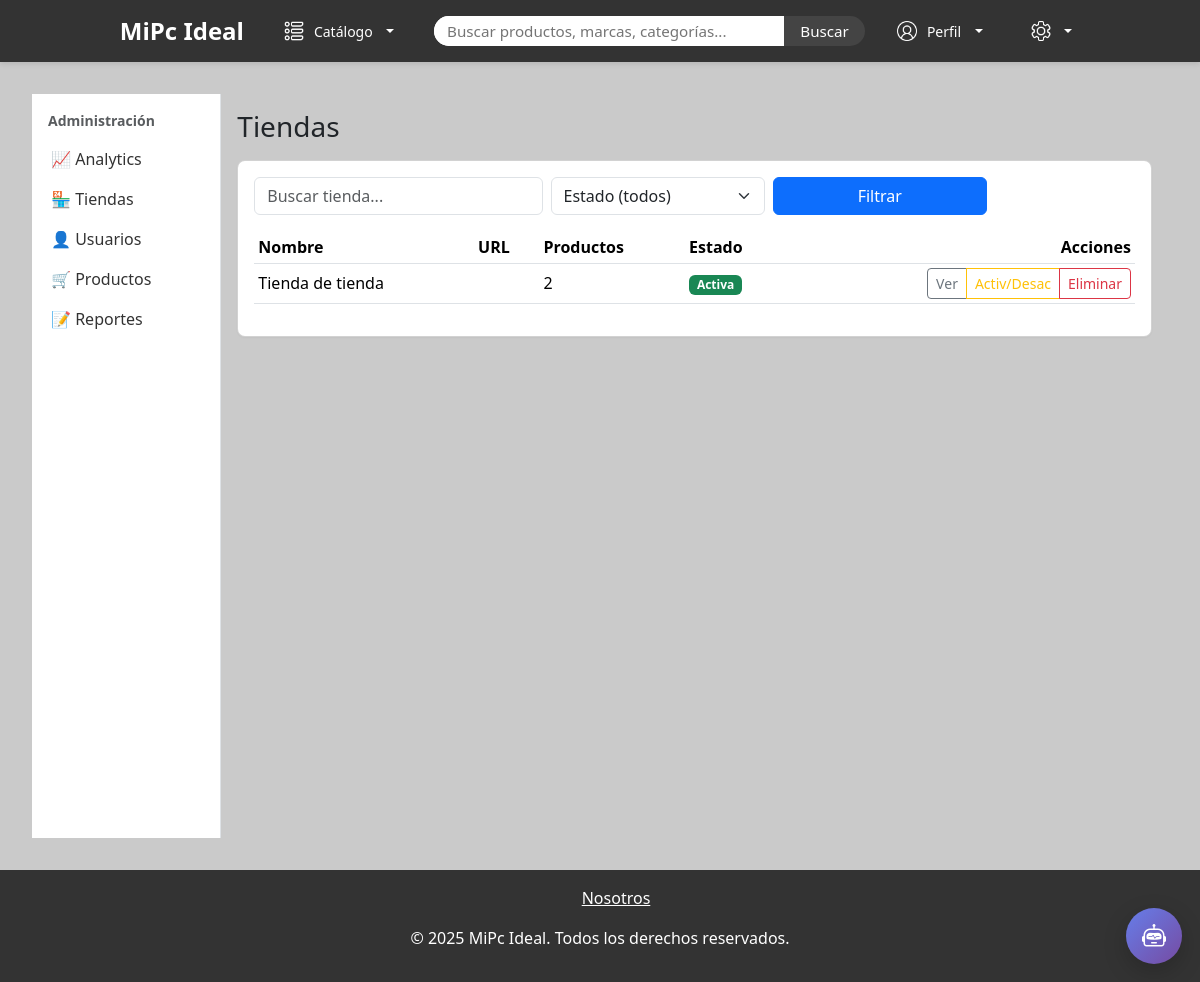
Before: /admin-panel/tiendas/ (signed in) with the older database file.
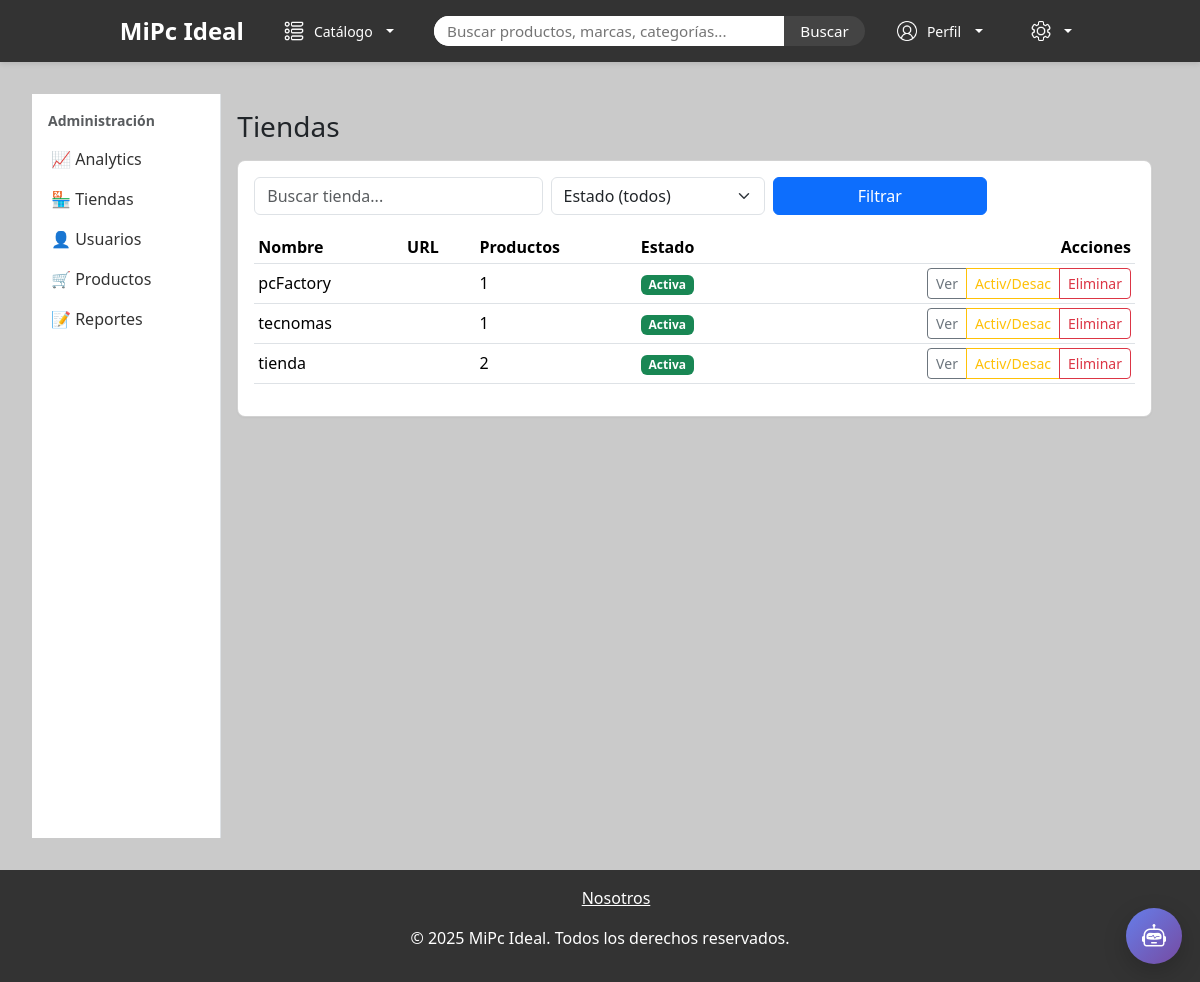
After: the same page with the newer database file.
### app/models.py (models this page shows, shortened)
class Tienda(models.Model):
    user = models.OneToOneField(User, on_delete=models.CASCADE)
    nombre_tienda = models.CharField(max_length=100)
    email_tienda = models.EmailField(unique=True)
    descripcion_tienda = models.TextField()
    image_tienda = models.ImageField(upload_to='tiendas/', null=True, blank=True)
    direccion_tienda = models.CharField(max_length=200)
    is_active = models.BooleanField(default=True)

### app/views_admin.py (the view, shortened to what this page needs)
# urls.py: path('admin-panel/tiendas/', views_admin.admin_stores, name='admin_stores'),
@staff_member_required
def admin_stores(request):
    q = (request.GET.get("q") or "").strip()
    estado = request.GET.get("estado")
    qs = Tienda.objects.all()
    if TIENDA_NAME_FIELD and TIENDA_NAME_FIELD != "nombre":
        qs = qs.annotate(nombre=F(TIENDA_NAME_FIELD))
    if TIENDA_ACTIVE_FIELD and TIENDA_ACTIVE_FIELD != "activa":
        qs = qs.annotate(activa=F(TIENDA_ACTIVE_FIELD))
    if TIENDA_URL_FIELD:
        pass
    else:
        qs = qs.annotate(url=Value("", output_field=CharField()))
    if estado in {"0", "1"} and TIENDA_ACTIVE_FIELD:
        qs = qs.filter(**{TIENDA_ACTIVE_FIELD: (estado == "1")})
    if TIENDA_REL_PRODUCTOS:
        qs = qs.annotate(productos_count=Count(TIENDA_REL_PRODUCTOS, distinct=True))
    else:
        qs = qs.annotate(productos_count=Count("id"))  # fallback neutro
    if TIENDA_NAME_FIELD:
        qs = qs.order_by(TIENDA_NAME_FIELD)
    else:
        qs = qs.order_by("id")
    page_obj = _paginate(request, qs, per_page=20)
    context = {
        "page_obj": page_obj,
        "pagination_html": "",
    }
    return render(request, "admin_panel/stores.html", context)

### app/context_processors.py (called while the page is built)
def categorias_context(request):
    return {
        'categorias': CategoriaProducto.objects.all(),
        'tiposproductos': TipoProducto.objects.all()
    }

def perfil_context(request):
    perfil = None
    if request.user.is_authenticated:
        try:
            perfil = Profile.objects.get(user=request.user)
        except Profile.DoesNotExist:
            perfil = None
    return {'perfil': perfil}

def user_profile_type(request):
    if request.user.is_authenticated:
        profile = Profile.objects.filter(user=request.user).first()
        if profile:
            return {'profile_type': profile.profile_type}
    return {}

### app/views_admin.py (called while the page is built)
def _paginate(request, queryset, per_page: int = 20):
    paginator = Paginator(queryset, per_page)
    page_number = request.GET.get("page") or 1
    return paginator.get_page(page_number)

### app/templates/admin_panel/stores.html (shortened to what this page needs)
{% extends "admin_panel/admin_base.html" %}
{% block admin_title %}
<h1 class="h3 mb-3">Tiendas</h1>
{% endblock %}
{% block admin_content %}
<div class="card">
  <div class="card-body">
    <form class="row g-2 mb-3" method="get">
      <div class="col-12 col-md-4">
        <input type="text" name="q" value="{{ request.GET.q }}" class="form-control" placeholder="Buscar tienda...">
      </div>
      <div class="col-12 col-md-3">
        <select name="estado" class="form-select">
          <option value="">Estado (todos)</option>
        </select>
      </div>
      <div class="col-12 col-md-3">
        <button class="btn btn-primary w-100" type="submit">Filtrar</button>
      </div>
    </form>
    <div class="table-responsive">
      <table class="table table-sm align-middle">
        <thead>
          <tr>
            <th>Nombre</th>
            <th>URL</th>
            <th>Productos</th>
            <th>Estado</th>
            <th class="text-end">Acciones</th>
          </tr>
        </thead>
        <tbody>
          {% for tienda in page_obj %}
          <tr>
            <td>{{ tienda.nombre }}</td>
            <td><a href="{{ tienda.url }}" target="_blank" rel="noopener">{{ tienda.url }}</a></td>
            <td>{{ tienda.productos_count|default:"—" }}</td>
            <td>
              {% if tienda.activa %}
                <span class="badge bg-success">Activa</span>
              {% else %}
                <span class="badge bg-secondary">Inactiva</span>
              {% endif %}
            </td>
            <td class="text-end">
              <div class="btn-group btn-group-sm">
                <a href="#" class="btn btn-outline-secondary">Ver</a>
                <a href="#" class="btn btn-outline-warning">Activ/Desac</a>
                <a href="#" class="btn btn-outline-danger">Eliminar</a>
              </div>
            </td>
          </tr>
          {% empty %}
          <tr><td colspan="5" class="text-center text-muted">Sin resultados</td></tr>
          {% endfor %}
        </tbody>
      </table>
    </div>
  </div>
</div>
{% endblock %}

Changed rows visible on the page:
added Tienda: nombre "pcFactory", productos_count "1", shows "Activa"
added Tienda: nombre "tecnomas", productos_count "1", shows "Activa"
changed Tienda: nombre "Tienda de tienda" → "tienda"
